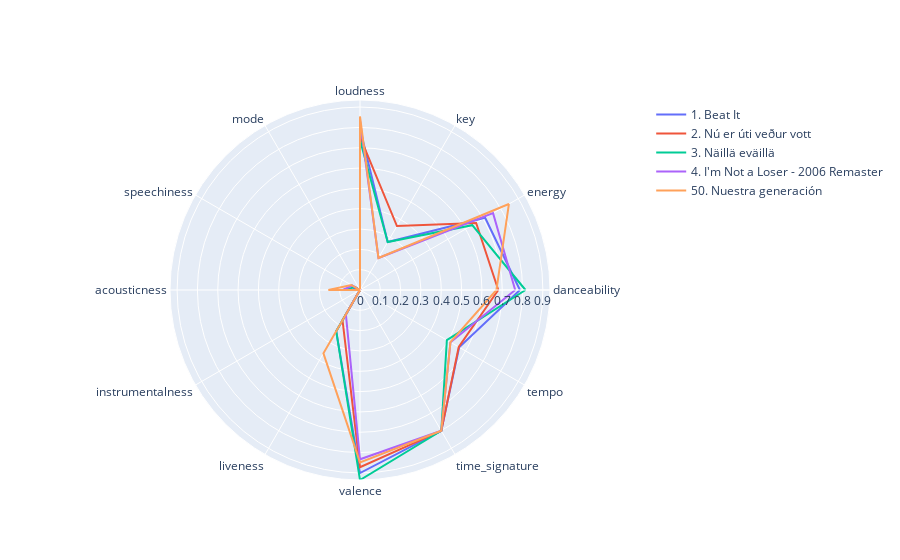

The notebook cell saved with this chart:
### Code cell
recommend('Beat It')

### Figure 1 — Plotly figure (JSON) as saved in the notebook; plotly's stock layout.template omitted (floating-point values rounded to 4 significant figures)
{"data": [{"fill": "none", "mode": "lines", "name": "1. Beat It", "r": [0.787, 0.787, 0.711, 0.2727, 0.794, 0, 0.04886, 0.0243, 0.000353, 0.234, 0.901, 0.8, 0.5635, 0.787, 0.787], "theta": ["danceability", "danceability", "energy", "key", "loudness", "mode", "speechiness", "acousticness", "instrumentalness", "liveness", "valence", "time_signature", "tempo", "danceability", "danceability"], "type": "scatterpolar"}, {"fill": "none", "mode": "lines", "name": "2. Nú er úti veður vott", "r": [0.6805, 0.6805, 0.66, 0.3636, 0.753, 0, 0.02882, 0.006767, 0.000429, 0.172, 0.872, 0.8, 0.561, 0.6805, 0.6805], "theta": ["danceability", "danceability", "energy", "key", "loudness", "mode", "speechiness", "acousticness", "instrumentalness", "liveness", "valence", "time_signature", "tempo", "danceability", "danceability"], "type": "scatterpolar"}, {"fill": "none", "mode": "lines", "name": "3. Näillä eväillä", "r": [0.8144, 0.8144, 0.638, 0.2727, 0.7383, 0, 0.02924, 0.07922, 0, 0.234, 0.935, 0.8, 0.4936, 0.8144, 0.8144], "theta": ["danceability", "danceability", "energy", "key", "loudness", "mode", "speechiness", "acousticness", "instrumentalness", "liveness", "valence", "time_signature", "tempo", "danceability", "danceability"], "type": "scatterpolar"}, {"fill": "none", "mode": "lines", "name": "4. I'm Not a Loser - 2006 Remaster", "r": [0.7637, 0.7637, 0.756, 0.1818, 0.8346, 0, 0.04401, 0.08514, 0, 0.139, 0.833, 0.8, 0.5141, 0.7637, 0.7637], "theta": ["danceability", "danceability", "energy", "key", "loudness", "mode", "speechiness", "acousticness", "instrumentalness", "liveness", "valence", "time_signature", "tempo", "danceability", "danceability"], "type": "scatterpolar"}, {"fill": "none", "mode": "lines", "name": "50. Nuestra generación", "r": [0.6714, 0.6714, 0.846, 0.1818, 0.8538, 0, 0.04959, 0.1556, 0, 0.36, 0.848, 0.8, 0.5139, 0.6714, 0.6714], "theta": ["danceability", "danceability", "energy", "key", "loudness", "mode", "speechiness", "acousticness", "instrumentalness", "liveness", "valence", "time_signature", "tempo", "danceability", "danceability"], "type": "scatterpolar"}], "layout": {"autosize": true, "polar": {"angularaxis": {"type": "category"}, "radialaxis": {"autorange": true, "range": [0, 0.935], "type": "linear"}}}}
